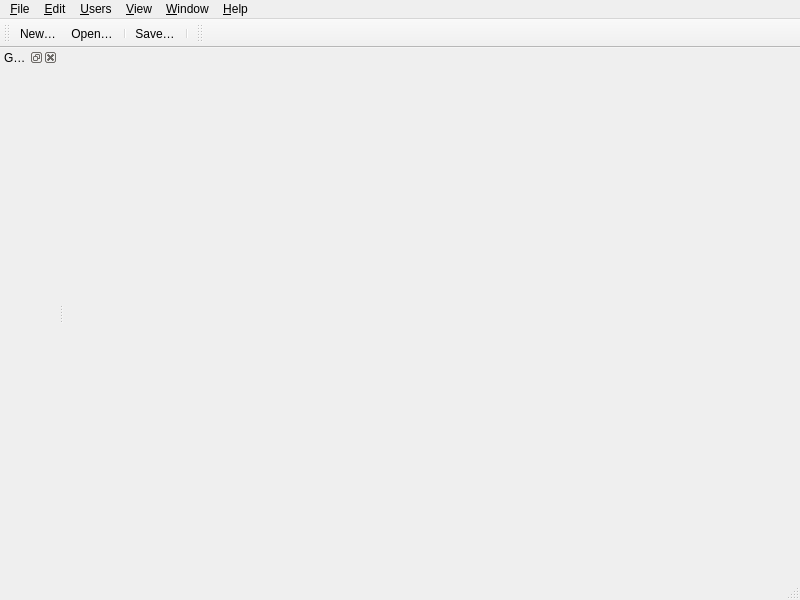
<?xml version="1.0" encoding="UTF-8"?>
<ui version="4.0">
 <class>MainWindow</class>
 <widget class="QMainWindow" name="MainWindow">
  <property name="geometry">
   <rect>
    <x>0</x>
    <y>0</y>
    <width>800</width>
    <height>600</height>
   </rect>
  </property>
  <property name="windowTitle">
   <string>Génial</string>
  </property>
  <property name="toolButtonStyle">
   <enum>Qt::ToolButtonFollowStyle</enum>
  </property>
  <property name="documentMode">
   <bool>true</bool>
  </property>
  <widget class="QWidget" name="central_widget">
   <layout class="QHBoxLayout" name="horizontalLayout">
    <property name="leftMargin">
     <number>0</number>
    </property>
    <property name="topMargin">
     <number>0</number>
    </property>
    <property name="rightMargin">
     <number>0</number>
    </property>
    <property name="bottomMargin">
     <number>0</number>
    </property>
    <item>
     <widget class="DocumentWidget" name="document_widget" native="true"/>
    </item>
   </layout>
  </widget>
  <widget class="QMenuBar" name="menubar">
   <property name="geometry">
    <rect>
     <x>0</x>
     <y>0</y>
     <width>800</width>
     <height>23</height>
    </rect>
   </property>
   <widget class="QMenu" name="menu_file">
    <property name="title">
     <string>&amp;File</string>
    </property>
    <addaction name="action_new"/>
    <addaction name="action_open"/>
    <addaction name="separator"/>
    <addaction name="action_save"/>
    <addaction name="action_saveas"/>
    <addaction name="separator"/>
    <addaction name="action_quit"/>
   </widget>
   <widget class="QMenu" name="menu_edit">
    <property name="title">
     <string>&amp;Edit</string>
    </property>
    <addaction name="action_undo"/>
    <addaction name="action_redo"/>
    <addaction name="separator"/>
   </widget>
   <widget class="QMenu" name="menu_window">
    <property name="title">
     <string>&amp;Window</string>
    </property>
   </widget>
   <widget class="QMenu" name="menu_help">
    <property name="title">
     <string>&amp;Help</string>
    </property>
   </widget>
   <widget class="QMenu" name="menu_view">
    <property name="title">
     <string>&amp;View</string>
    </property>
   </widget>
   <widget class="QMenu" name="menu_users">
    <property name="title">
     <string>&amp;Users</string>
    </property>
    <addaction name="action_newuser"/>
    <addaction name="action_removeuser"/>
    <addaction name="separator"/>
   </widget>
   <addaction name="menu_file"/>
   <addaction name="menu_edit"/>
   <addaction name="menu_users"/>
   <addaction name="menu_view"/>
   <addaction name="menu_window"/>
   <addaction name="menu_help"/>
  </widget>
  <widget class="QStatusBar" name="statusbar"/>
  <widget class="QToolBar" name="file_toolbar">
   <attribute name="toolBarArea">
    <enum>TopToolBarArea</enum>
   </attribute>
   <attribute name="toolBarBreak">
    <bool>false</bool>
   </attribute>
   <addaction name="action_new"/>
   <addaction name="action_open"/>
   <addaction name="separator"/>
   <addaction name="action_save"/>
   <addaction name="separator"/>
  </widget>
  <widget class="QToolBar" name="document_toolbar">
   <property name="windowTitle">
    <string>toolBar_2</string>
   </property>
   <attribute name="toolBarArea">
    <enum>TopToolBarArea</enum>
   </attribute>
   <attribute name="toolBarBreak">
    <bool>false</bool>
   </attribute>
  </widget>
  <widget class="QDockWidget" name="games_tree_dock_widget">
   <property name="windowTitle">
    <string>Games</string>
   </property>
   <attribute name="dockWidgetArea">
    <number>1</number>
   </attribute>
   <widget class="QWidget" name="games_tree_dock_widget_contents">
    <layout class="QVBoxLayout" name="verticalLayout">
     <item>
      <widget class="GamesTreeWidget" name="games_tree_widget" native="true"/>
     </item>
    </layout>
   </widget>
  </widget>
  <action name="action_new">
   <property name="text">
    <string>&amp;New…</string>
   </property>
   <property name="shortcut">
    <string>Ctrl+N</string>
   </property>
  </action>
  <action name="action_open">
   <property name="text">
    <string>&amp;Open…</string>
   </property>
   <property name="shortcut">
    <string>Ctrl+O</string>
   </property>
  </action>
  <action name="action_save">
   <property name="text">
    <string>&amp;Save…</string>
   </property>
   <property name="shortcut">
    <string>Ctrl+S</string>
   </property>
  </action>
  <action name="action_saveas">
   <property name="text">
    <string>Save As…</string>
   </property>
  </action>
  <action name="action_newuser">
   <property name="text">
    <string>Add a new user…</string>
   </property>
  </action>
  <action name="action_removeuser">
   <property name="text">
    <string>Remove a user…</string>
   </property>
  </action>
  <action name="action_quit">
   <property name="text">
    <string>&amp;Quit</string>
   </property>
   <property name="shortcut">
    <string>Ctrl+Q</string>
   </property>
  </action>
  <action name="action_undo">
   <property name="text">
    <string>Undo</string>
   </property>
   <property name="shortcut">
    <string>Ctrl+Z</string>
   </property>
  </action>
  <action name="action_redo">
   <property name="text">
    <string>Redo</string>
   </property>
   <property name="shortcut">
    <string>Ctrl+Shift+Z</string>
   </property>
  </action>
 </widget>
 <customwidgets>
  <customwidget>
   <class>DocumentWidget</class>
   <extends>QWidget</extends>
   <header>genial.documentwidget.h</header>
   <container>1</container>
  </customwidget>
  <customwidget>
   <class>GamesTreeWidget</class>
   <extends>QWidget</extends>
   <header>genial.gamestreewidget.h</header>
   <container>1</container>
  </customwidget>
 </customwidgets>
 <resources>
  <include location="../resources/genial.qrc"/>
 </resources>
 <connections/>
</ui>
